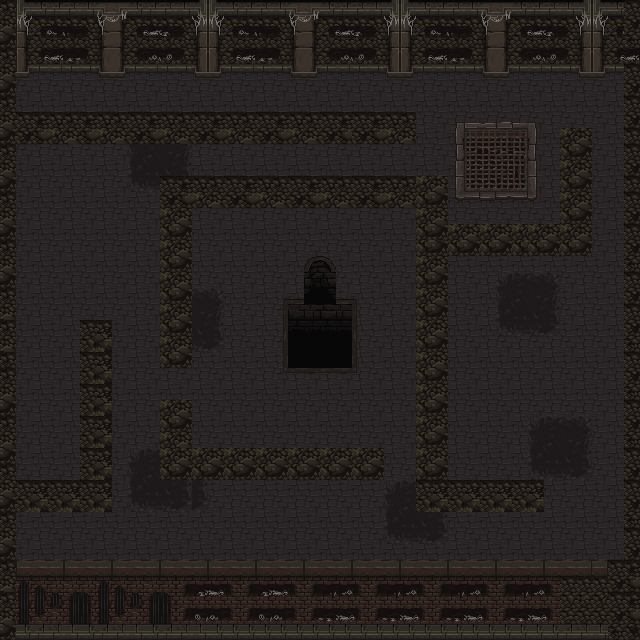

This game map was drawn from its Tiled (.tmx) file and the tilesets committed beside it. A one-line description and the trimmed map source follow:
An orthogonal 40x40 tile map with 16x16 px tiles, 2 tile layers (floor, Wall) and 30 objects.

<map version="1.10" tiledversion="1.11.0" orientation="orthogonal" renderorder="right-down" width="40" height="40" tilewidth="16" tileheight="16" infinite="0" nextlayerid="11" nextobjectid="36">
 <tileset firstgid="1" source="mainlevbuild.tsx" />
 <layer id="1" name="floor" width="40" height="40">
  <data>[1600 cells, 1600 non-empty, 4 distinct tile ids]</data>
 </layer>
 <layer id="4" name="Wall" width="40" height="40">
  <data>[1600 cells, 864 non-empty, 223 distinct tile ids]</data>
 </layer>
 <objectgroup id="6" name="Josh">
  <object id="24" x="32" y="64" width="32" height="32" />
 </objectgroup>
 <objectgroup id="2" name="bricks">
  <object id="2" x="0" y="0" width="16" height="560" />
  <object id="3" x="0" y="560" width="139.977" height="80" />
  <object id="4" x="624" y="0" width="16" height="464" />
  <object id="5" x="624" y="464" width="16" height="96" />
  <object id="6" x="16" y="0" width="608" height="48" />
  <object id="7" x="304" y="256" width="32" height="48" />
  <object id="8" x="288" y="304" width="64" height="64" />
  <object id="10" x="191.626" y="560.655" width="449.123" height="79.345" />
  <object id="12" x="160" y="176" width="32" height="192" />
  <object id="13" x="160" y="400" width="32" height="80" />
  <object id="14" x="192" y="448" width="192" height="32" />
  <object id="15" x="192" y="176" width="256" height="32" />
  <object id="16" x="416" y="208" width="32" height="304" />
  <object id="17" x="448" y="480" width="96" height="32" />
  <object id="18" x="448" y="224" width="144" height="32" />
  <object id="19" x="560" y="128" width="32" height="96" />
  <object id="20" x="16" y="112" width="400" height="32" />
  <object id="21" x="80" y="320" width="32" height="192" />
  <object id="22" x="16" y="480" width="64" height="32" />
  <object id="26" x="17.3333" y="47.3333" width="606.667" height="16.6667" />
 </objectgroup>
 <objectgroup id="5" name="monsterSpawns">
  <object id="11" x="501.52" y="279.953" width="49.4035" height="48.655" />
  <object id="27" x="48.9815" y="253.95" width="34.6638" height="31.6496" />
 </objectgroup>
 <objectgroup id="7" name="hearts">
  <object id="28" x="46.7208" y="176.333" width="36.171" height="36.9245" />
  <object id="30" x="269.022" y="402.402" width="42.953" height="41.4459" />
 </objectgroup>
 <objectgroup id="8" name="speedups">
  <object id="31" x="143.177" y="519.204" width="31.6496" height="28.6353" />
  <object id="32" x="507.901" y="399.388" width="33.9103" height="29.3889" />
 </objectgroup>
 <objectgroup id="9" name="shields">
  <object id="33" x="227.576" y="525.233" width="21.8533" height="23.3604" />
  <object id="34" x="292.382" y="527.493" width="27.1282" height="22.6069" />
 </objectgroup>
 <objectgroup id="10" name="keys">
  <object id="35" x="223.808" y="232.851" width="35.4174" height="35.4174" />
 </objectgroup>
 <objectgroup id="3" name="background" />
</map>
